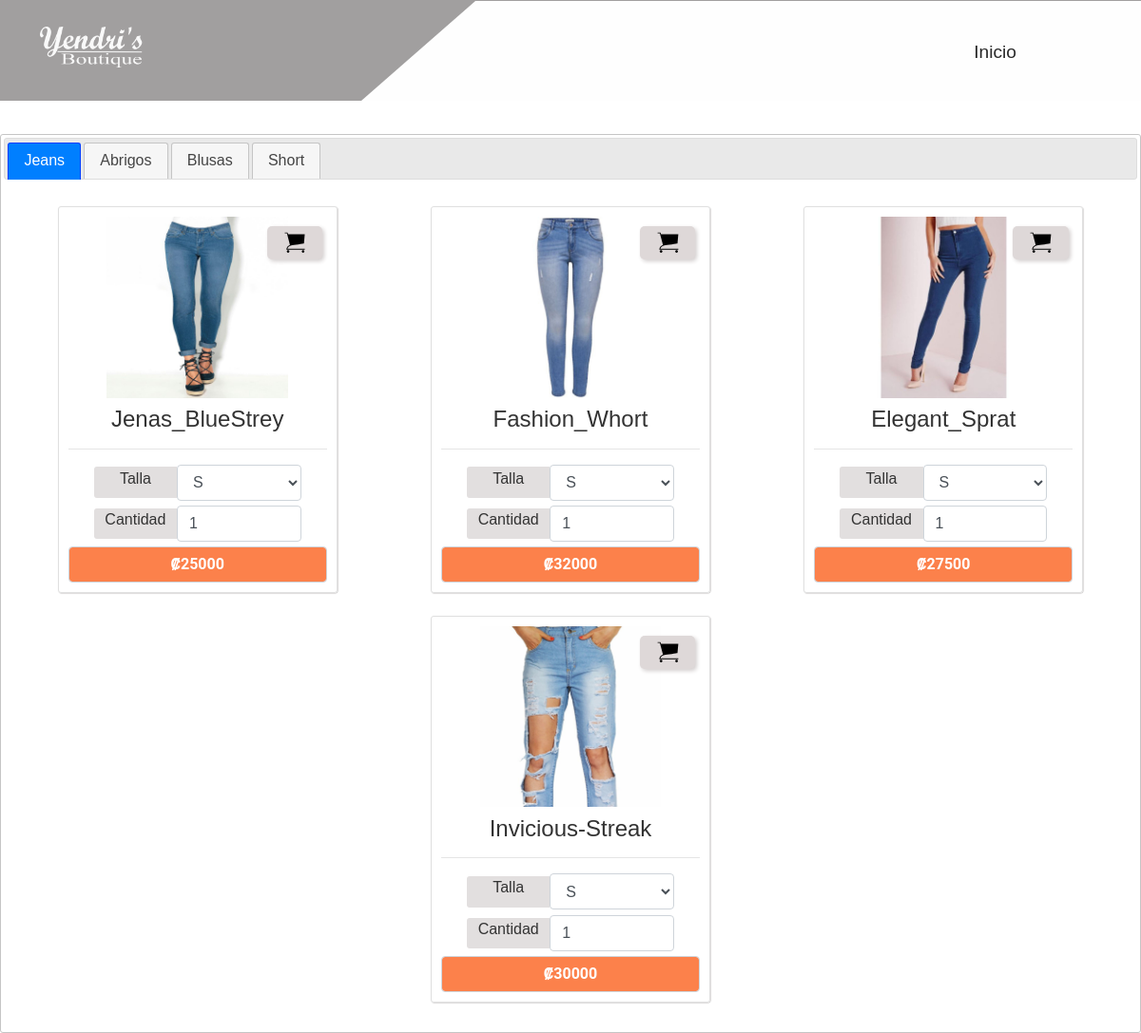
Screenshot of /col_casual.php with the database file from the repository.
### tables this page shows
CREATE TABLE `m_casual` (
  `id` int(11) NOT NULL,
  `tipo` varchar(50) NOT NULL,
  `nombre` varchar(100) NOT NULL,
  `precio` int(11) NOT NULL,
  `extension_img` varchar(300) NOT NULL,
  `cant_s` tinyint(4) NOT NULL,
  `cant_m` tinyint(4) NOT NULL,
  `cant_l` tinyint(4) NOT NULL,
  `cant_xl` tinyint(4) NOT NULL
);

### col_casual.php (the view, shortened to what this page needs)
<!DOCTYPE html>
<html>
<head>
	<link rel="stylesheet" type="text/css" href="css/bootstrap.min.css">
	<link rel="stylesheet" type="text/css" href="css/jquery-ui.min.css">
	<link rel="stylesheet" type="text/css" href="css/estilos.css">
</head>
<body>
		<div id="contenedor" class="container-fluid" enabled="false">
			<div class="row header" style="margin-bottom: 3%;">
					<div class="col-sm-3">
						<img class="logo" src="img/logo2.png" alt="">
					</div>
					<div class="col-sm-2">
					</div>
					<div class="col-sm-7">
						<ul class="nav">
							<li class="nav-item"><a class="nav-link" href="index.php">Inicio</a></li>
						</ul>
					</div>
			</div>
			<div class="row">
				<div class="col-sm-12">
					<div id="coleccion-tabs">
						<ul>
							<li><a href="#jeans"><span>Jeans</span></a></li>
							<li><a href="#abrigos"><span>Abrigos</span></a></li>
							<li><a href="#blusas"><span>Blusas</span></a></li>
							<li><a href="#short"><span>Short</span></a></li>
						</ul>
						<div id="jeans" class="" style="">
							<div class="row justify-content-sm-around">
								<?php
									include("conexion.php");
									 $sql= "SELECT * FROM m_casual WHERE tipo='jeans'";
									 $result = mysqli_query($conexion,$sql);
									while ($row = mysqli_fetch_array($result)) {
									echo "<div class='col-sm-3 card-col-deportiva text-center' style='' name='deportiva'>";
										echo "<span name='registrar_pedido' class='add-car'><img src='img/add_cart.svg' style='width:55%;' alt=''></span>";
									 	echo "<img style='margin-bottom:3%;width: 70%;' src='$row[extension_img]' alt='' onclick=''>";
										echo "<h4 style=''>$row[nombre]</h4>";
										echo "<hr>";
										echo "<div class='row justify-content-sm-center' style='margin:2%;'>";
											echo "<div class='col-sm-4 align-self-sm-center' style='background-color:#E2DFDF;border-radius:3px 0px 0px 3px;'>";
												echo "<label class='form-control-label' style='padding:1%;' for='talla'>Talla </label>";
											echo "</div>";
											echo "<div class='col-sm-6'>";
												echo "<select name='talla' class='form-control'>";
												echo	"<option value='s'>S</option>";
												echo "</select>";
											echo "</div>";
										echo "</div>";
										echo "<div class='row justify-content-sm-center' style='margin:2%;'>";
											echo "<div class='col-sm-4 align-self-sm-center'  style='background-color:#E2DFDF;border-radius:3px 0px 0px 3px;'>";
												echo "<label class='form-control-label' for='cantidad'>Cantidad</label>";
											echo "</div>";
											echo "<div class='col-sm-6'>";
												echo "<input class='form-control' type='number' min='1' step='1' value='1' name='cantidad'>";
											echo "</div>";
										echo "</div>";
										echo "<input class='form-control text-center precio-col-depor' type='text' ";
										echo "name='precio' value='₡$row[precio]' disabled='disabled'>";
									echo "</div>";
									}
								 ?>
							</div>
						</div>
					</div>
				</div>
			</div>
		</div>
</body>
</html>

### css/estilos.css (style rules this page uses)
.col-sm-12, .col-sm-3, .col-sm-6, .col-md-6, .col-sm-4, .col-sm-8 { padding: 0px !important; }
.header { background-color: #FEFEFE; height: auto; }
.header>div:nth-child(2) { background-color: #A19F9F; padding: 1% !important; }
.header>div:nth-child(3) { border-top: 105px solid #A19F9F; border-right: 120px solid transparent; }
.logo { width: 40%; margin: 0.4vw; margin-left: 30px; margin-top: 15px; }
.nav { float: right; margin-right: 100px; height: 100%; }
.nav li { display: inline-block; float: left; transition-property: background-color,color; transition-duration: 0.4s; }
.nav li>a { color: #2A2A2A; font-family: sans-serif !important; font-size: 1.2em; transition-property: background-color,color,border-radius; transition-duration: 0.4s; padding-top: 40px; padding-bottom: 20%; }
.card-col-deportiva { border: .5px solid #e0e0e0; border-radius: 3px; margin: 1%; padding: 10px !important; box-shadow: 0.5px 0.5px 1px #c1bebe; }
.precio-col-depor { background-color: #FC814B !important; font-family: roboto !important; font-size: 1em !important; color: white; font-weight: bold; }
.add-car { position:absolute; top:5%; right:5%; width:20%; padding:1%; background-color:#DED8D8; border-radius:5px; box-shadow:2px 2px 4px #D3CECE; transition-property: background-color; transition-duration: .1s; }

### rows the page displays
m_casual: extension_img (picture), nombre "Jenas_BlueStrey", precio "₡25000"
m_casual: extension_img (picture), nombre "Fashion_Whort", precio "₡32000"
m_casual: extension_img (picture), nombre "Elegant_Sprat", precio "₡27500"
m_casual: extension_img (picture), nombre "Invicious-Streak", precio "₡30000"
